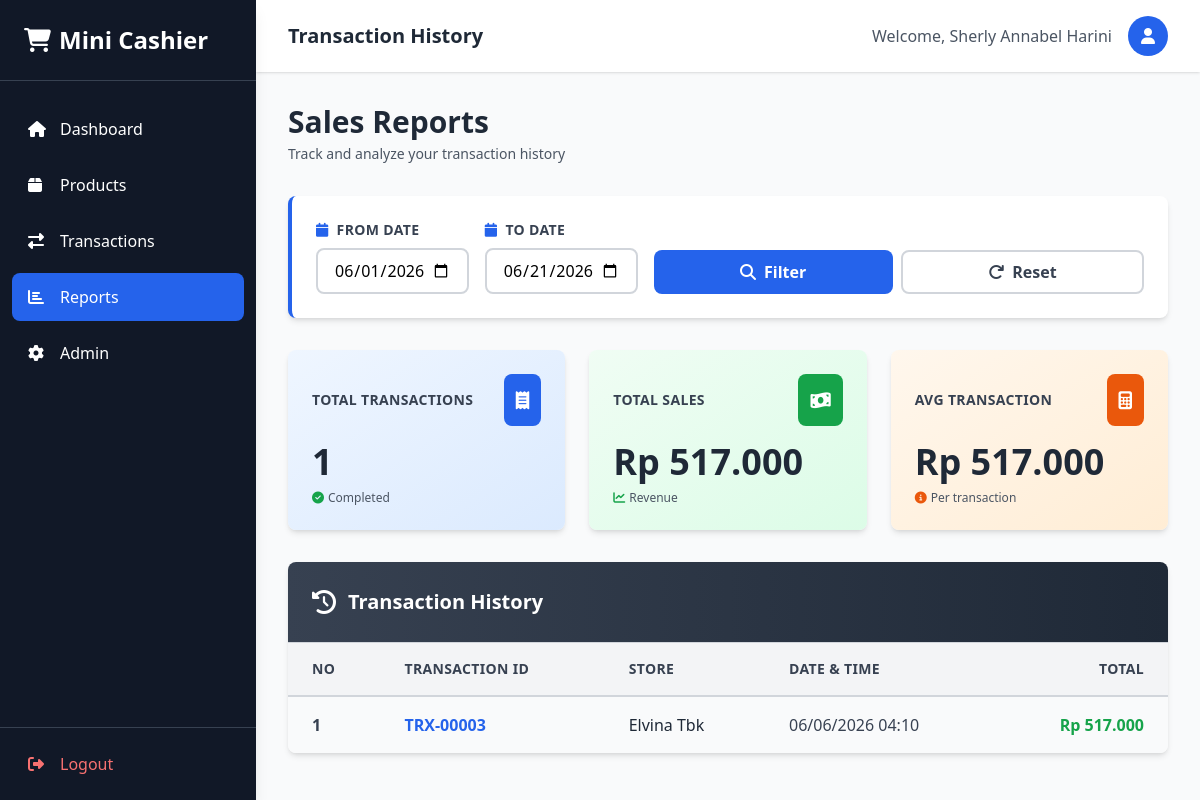
Page /reports.php (signed in) on the committed database.
### tables this page shows
CREATE TABLE `transactions` (
    `transaction_id` INT UNSIGNED AUTO_INCREMENT PRIMARY KEY,
    `store_id` INT UNSIGNED NOT NULL,
    `admin_id` INT UNSIGNED NOT NULL,
    `transaction_date` DATETIME NOT NULL DEFAULT NOW(),
    `payment_type` ENUM('Cash', 'Card') NOT NULL,
    `sub_total` DECIMAL(10, 2) NOT NULL DEFAULT 0.00,
    `created_at` TIMESTAMP DEFAULT CURRENT_TIMESTAMP,
    `updated_at` TIMESTAMP DEFAULT CURRENT_TIMESTAMP ON UPDATE CURRENT_TIMESTAMP,
    `deleted_at` TIMESTAMP NULL DEFAULT NULL,
    CONSTRAINT `fk_transactions_store` FOREIGN KEY (`store_id`) REFERENCES `store` (`store_id`) ON DELETE RESTRICT ON UPDATE CASCADE,
    CONSTRAINT `fk_transactions_admin` FOREIGN KEY (`admin_id`) REFERENCES `admins` (`admin_id`) ON DELETE RESTRICT ON UPDATE CASCADE
);

CREATE TABLE `store` (
    `store_id` INT UNSIGNED AUTO_INCREMENT PRIMARY KEY,
    `store_name` VARCHAR(255) NOT NULL,
    `phone` VARCHAR(50) NOT NULL,
    `address` TEXT NOT NULL,
    `created_at` TIMESTAMP DEFAULT CURRENT_TIMESTAMP,
    `updated_at` TIMESTAMP DEFAULT CURRENT_TIMESTAMP ON UPDATE CURRENT_TIMESTAMP,
    `deleted_at` TIMESTAMP NULL DEFAULT NULL
);

### reports.php (called while the page is built, shortened)
<?php
require_once 'controllers/TransactionController.php';
$TC = new TransactionController();
$from_date = $_GET['from_date'] ?? date('Y-m-01');
$to_date = $_GET['to_date'] ?? date('Y-m-d');
$reportData = $TC->getFilteredReports($from_date, $to_date);
$stats = $TC->getReportingStatistics($from_date, $to_date);
$total_transactions = $stats['total_transactions'];
$total_sales = $stats['total_sales'];
$average_transaction = $total_transactions > 0 ? $total_sales / $total_transactions : 0;
include 'views/reports_view.php';

### controllers/Database.php (called while the page is built, shortened)
<?php
class Database
{
  private static ?mysqli $instance = null;
  public static function getConnection(): mysqli
  {
    if (self::$instance === null) {
      self::$instance = new mysqli('localhost', 'root', '', 'mini_cashier');
      self::$instance->set_charset('utf8mb4');
    }
    return self::$instance;
  }
}

### controllers/TransactionController.php (called while the page is built, shortened)
<?php
require_once 'Database.php';
class TransactionController
{
  private mysqli $db;
  public function __construct()
  {
    $this->db = Database::getConnection();
  }
  public function getFilteredReports(string $fromDate, string $toDate): array
  {
    $stmt = $this->db->prepare("
      SELECT t.transaction_id, c.store_name, t.transaction_date, t.sub_total as total
      FROM transactions t
      JOIN store c ON t.store_id = c.store_id
      WHERE DATE(t.transaction_date) >= ? AND DATE(t.transaction_date) <= ?
      GROUP BY t.transaction_id
      ORDER BY t.transaction_date DESC
    ");
    $stmt->bind_param("ss", $fromDate, $toDate);
    $stmt->execute();
    $result = $stmt->get_result()->fetch_all(MYSQLI_ASSOC);
    return $result;
  }
  public function getReportingStatistics(string $fromDate, string $toDate): array
  {
    $stmt = $this->db->prepare("
      SELECT COUNT(DISTINCT t.transaction_id) as total_transactions, t.sub_total as total_sales
      FROM transactions t
      WHERE DATE(t.transaction_date) >= ? AND DATE(t.transaction_date) <= ?
    ");
    $stmt->bind_param("ss", $fromDate, $toDate);
    $stmt->execute();
    $res = $stmt->get_result()->fetch_assoc();
    return [
      'total_transactions' => (int)($res['total_transactions'] ?? 0),
      'total_sales' => (float)($res['total_sales'] ?? 0.0)
    ];
  }
}

### views/reports_view.php (the view, shortened to what this page needs)
<!DOCTYPE html>
<html lang="en">
<?php include './head.php' ?>
<body class="bg-gray-50">
  <div class="flex min-h-screen">
    <?php include 'sidebar.php'; ?>
    <main class="flex-1">
      <header class="bg-white shadow">
        <div class="flex items-center justify-between px-8 py-4">
          <h2 class="text-xl font-semibold text-gray-800">Transaction History</h2>
          <div class="flex items-center gap-4">
            <span class="text-gray-600">Welcome, <?php echo htmlspecialchars($_SESSION['fullname'] ?? $_SESSION['username']); ?></span>
            <button class="flex items-center justify-center w-10 h-10 text-white bg-blue-600 rounded-full">
              <i class="fas fa-user"></i>
            </button>
          </div>
        </div>
      </header>
      <div class="p-8">
        <div class="mb-8">
          <h3 class="text-3xl font-bold text-gray-800">Sales Reports</h3>
          <p class="text-gray-600 text-sm mt-1">Track and analyze your transaction history</p>
        </div>
        <form method="GET" class="mb-8 p-6 bg-white rounded-lg shadow-md border-l-4 border-blue-600">
          <div class="grid grid-cols-1 md:grid-cols-5 gap-4 items-end">
            <div>
              <label class="block mb-2 text-sm font-bold text-gray-700 uppercase tracking-wide"><i class="fas fa-calendar text-blue-600 mr-2"></i>From Date</label>
              <input type="date" name="from_date" value="<?php echo htmlspecialchars($from_date); ?>" class="w-full px-4 py-2 border-2 border-gray-300 rounded-lg focus:outline-none focus:border-blue-600 transition font-medium">
            </div>
            <div>
              <label class="block mb-2 text-sm font-bold text-gray-700 uppercase tracking-wide"><i class="fas fa-calendar text-blue-600 mr-2"></i>To Date</label>
              <input type="date" name="to_date" value="<?php echo htmlspecialchars($to_date); ?>" class="w-full px-4 py-2 border-2 border-gray-300 rounded-lg focus:outline-none focus:border-blue-600 transition font-medium">
            </div>
            <div class="flex gap-2 col-span-1 md:col-span-3">
              <button type="submit" class="flex-1 px-4 py-2 font-bold text-white bg-blue-600 hover:bg-blue-700 rounded-lg transition flex items-center justify-center gap-2"><i class="fas fa-search"></i>Filter</button>
              <a href="reports.php" class="flex-1 px-4 py-2 font-bold text-gray-700 border-2 border-gray-300 hover:bg-gray-100 rounded-lg text-center transition flex items-center justify-center gap-2"><i class="fas fa-redo"></i>Reset</a>
            </div>
          </div>
        </form>
        <div class="grid grid-cols-1 md:grid-cols-3 gap-6 mb-8">
          <div class="bg-gradient-to-br from-blue-50 to-blue-100 rounded-lg shadow-md overflow-hidden hover:shadow-lg transition">
            <div class="p-6">
              <div class="flex items-center justify-between mb-4">
                <h3 class="text-sm font-bold text-gray-700 uppercase tracking-wide">Total Transactions</h3>
                <div class="p-3 bg-blue-600 text-white rounded-lg"><i class="fas fa-receipt text-lg"></i></div>
              </div>
              <p class="text-4xl font-bold text-gray-800"><?php echo $total_transactions; ?></p>
              <p class="text-xs text-gray-600 mt-2"><i class="fas fa-check-circle text-green-600 mr-1"></i>Completed</p>
            </div>
          </div>
          <div class="bg-gradient-to-br from-green-50 to-green-100 rounded-lg shadow-md overflow-hidden hover:shadow-lg transition">
            <div class="p-6">
              <div class="flex items-center justify-between mb-4">
                <h3 class="text-sm font-bold text-gray-700 uppercase tracking-wide">Total Sales</h3>
                <div class="p-3 bg-green-600 text-white rounded-lg"><i class="fas fa-money-bill-wave text-lg"></i></div>
              </div>
              <p class="text-4xl font-bold text-gray-800">Rp <?php echo number_format($total_sales, 0, ',', '.'); ?></p>
              <p class="text-xs text-gray-600 mt-2"><i class="fas fa-chart-line text-green-600 mr-1"></i>Revenue</p>
            </div>
          </div>
          <div class="bg-gradient-to-br from-orange-50 to-orange-100 rounded-lg shadow-md overflow-hidden hover:shadow-lg transition">
            <div class="p-6">
              <div class="flex items-center justify-between mb-4">
                <h3 class="text-sm font-bold text-gray-700 uppercase tracking-wide">Avg Transaction</h3>
                <div class="p-3 bg-orange-600 text-white rounded-lg"><i class="fas fa-calculator text-lg"></i></div>
              </div>
              <p class="text-4xl font-bold text-gray-800">Rp <?php echo number_format($average_transaction, 0, ',', '.'); ?></p>
              <p class="text-xs text-gray-600 mt-2"><i class="fas fa-info-circle text-orange-600 mr-1"></i>Per transaction</p>
            </div>
          </div>
        </div>
        <div class="bg-white rounded-lg shadow-md overflow-hidden">
          <div class="bg-gradient-to-r from-gray-700 to-gray-800 p-6 border-b border-gray-300">
            <div class="flex items-center gap-3">
              <i class="fas fa-history text-white text-2xl"></i>
              <h3 class="text-xl font-bold text-white">Transaction History</h3>
            </div>
          </div>
          <div class="overflow-x-auto">
            <table class="w-full">
              <thead class="bg-gray-100 border-b-2 border-gray-300">
                <tr>
                  <th class="px-6 py-4 text-left font-bold text-gray-700 text-sm uppercase tracking-wide">No</th>
                  <th class="px-6 py-4 text-left font-bold text-gray-700 text-sm uppercase tracking-wide">Transaction ID</th>
                  <th class="px-6 py-4 text-left font-bold text-gray-700 text-sm uppercase tracking-wide">store</th>
                  <th class="px-6 py-4 text-left font-bold text-gray-700 text-sm uppercase tracking-wide">Date & Time</th>
                  <th class="px-6 py-4 text-right font-bold text-gray-700 text-sm uppercase tracking-wide">Total</th>
                </tr>
              </thead>
              <tbody class="divide-y divide-gray-200">
                <?php
                $no = 1;
                foreach ($reportData as $row) {
                  $transId = str_pad((string)$row['transaction_id'], 5, '0', STR_PAD_LEFT);
                  $date = date('d/m/Y H:i', strtotime($row['transaction_date']));
                  $bg_class = ($no % 2 === 0) ? 'bg-white' : 'bg-gray-50';
                ?>
                  <tr class="<?php echo $bg_class; ?> hover:bg-blue-50 transition">
                    <td class="px-6 py-4 font-semibold text-gray-700"><?php echo $no++; ?></td>
                    <td class="px-6 py-4 font-bold text-blue-600">TRX-<?php echo $transId; ?></td>
                    <td class="px-6 py-4 text-gray-800"><?php echo htmlspecialchars($row['store_name']); ?></td>
                    <td class="px-6 py-4 text-gray-700"><?php echo $date; ?></td>
                    <td class="px-6 py-4 font-bold text-green-600 text-right">Rp <?php echo number_format($row['total'], 0, ',', '.'); ?></td>
                  </tr>
                <?php } ?>
              </tbody>
            </table>
          </div>
        </div>
      </div>
    </main>
  </div>
</body>
</html>

### rows in the picture
transactions: transaction_id "00003", store.store_name "Elvina Tbk", transaction_date "06/06/2026 04:10", sub_total "517.000"

### other values in the picture
$_SESSION['fullname'] "Sherly Annabel Harini"
$total_transactions "1"
$total_sales "517.000"
$average_transaction "517.000"
